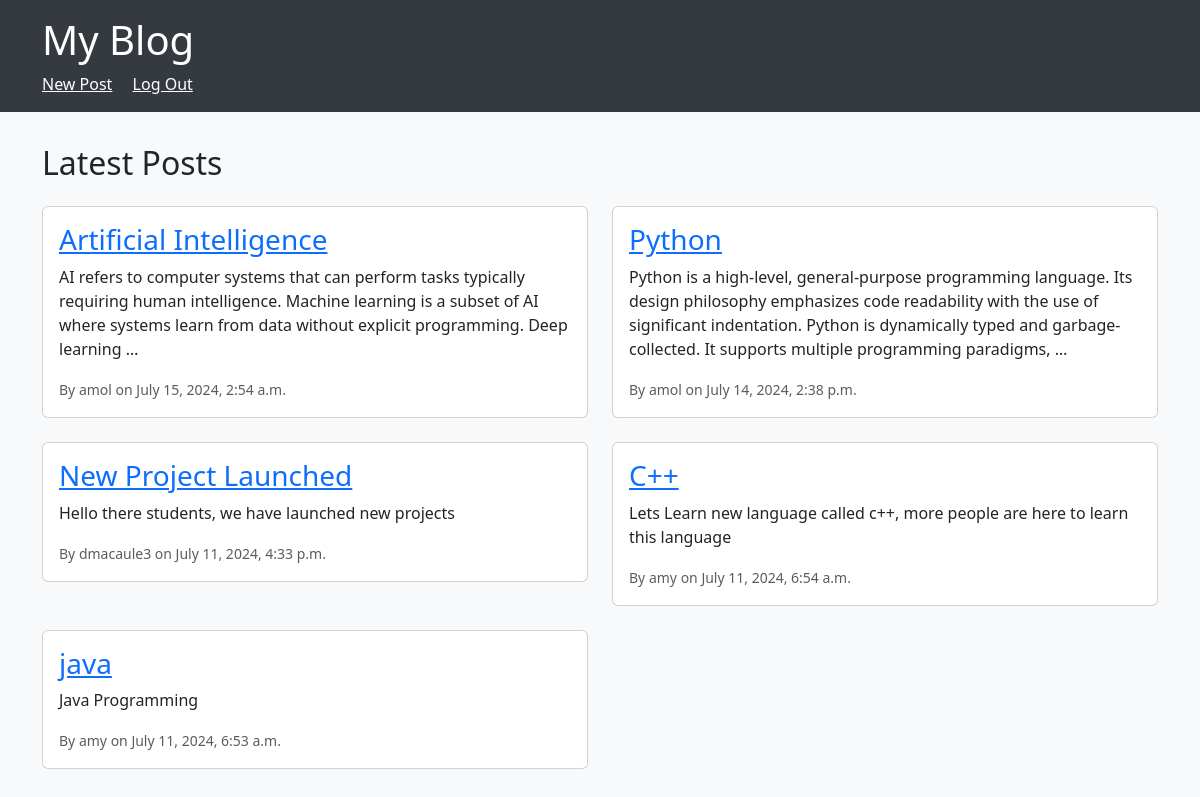
The app's page / (signed in) with its own data.
### blog/models.py (models this page shows)
class Post(models.Model):
    title = models.CharField(max_length=200)
    body = models.TextField()
    author = models.ForeignKey(User, on_delete=models.CASCADE)
    created_at = models.DateTimeField(auto_now_add=True)
    updated_at = models.DateTimeField(auto_now=True)
    image = models.ImageField(upload_to='post_images/', null=True, blank=True)

### blog/views.py (the view)
# urls.py: path('', views.home, name='home'),
def home(request):
    posts = Post.objects.all().order_by('-created_at')
    return render(request, 'blog/home.html', {'posts': posts})

### blog/templates/blog/home.html (shortened to what this page needs)
{% extends 'blog/base.html' %}
{% block content %}
    <h2 class="mb-4">Latest Posts</h2>
    <div class="row">
        {% for post in posts %}
            <div class="col-md-6">
                <div class="card mb-4">
                    <div class="card-body">
                        <h3 class="card-title"><a href="{% url 'post_detail' pk=post.pk %}">{{ post.title }}</a></h3>
                        <p class="card-text">{{ post.body|truncatewords:30 }}</p>
                        <p class="card-text"><small class="text-muted">By {{ post.author }} on {{ post.created_at }}</small></p>
                    </div>
                </div>
            </div>
        {% endfor %}
    </div>
{% endblock %}

### blog/templates/blog/base.html (style rules this page uses)
body { background-color: #f8f9fa; }

### records on screen
Post: title "Artificial Intelligence", body "AI refers to computer systems that can perform tasks typically requiring human intelligence. Machine learning is a subset of AI where systems learn from data without explicit programming. Deep learning …", author "amol", created_at "July 15, 2024, 2:54 a.m."
Post: title "Python", body "Python is a high-level, general-purpose programming language. Its design philosophy emphasizes code readability with the use of significant indentation. Python is dynamically typed and garbage-collected. It supports multiple programming paradigms, …", author "amol", created_at "July 14, 2024, 2:38 p.m."
Post: title "New Project Launched", body "Hello there students, we have launched new projects", author "dmacaule3", created_at "July 11, 2024, 4:33 p.m."
Post: title "C++", body "Lets Learn new language called c++, more people are here to learn this language", author "amy", created_at "July 11, 2024, 6:54 a.m."
Post: title "java", body "Java Programming", author "amy", created_at "July 11, 2024, 6:53 a.m."
